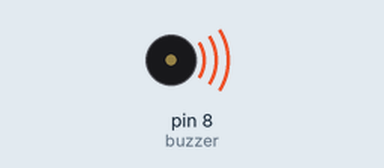
A sketch run on a simulated Arduino Uno, built with avr-gcc and run on an emulated ATmega328P. Shown: buzzer (waves = sounding).

Above: at 0.1 s.
At 6.2 s:
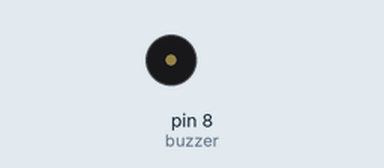
Timing chart, 0 to 7.7 s (numbered marks = the images above):
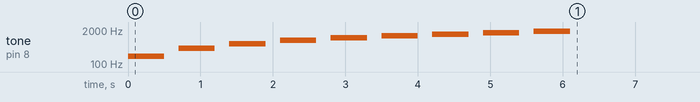

The sketch:

1BuzzerKy006.ino
```cpp
int buzzer = 8; // KY-006 signal pin

void setup() {
  // Play tones for digits 1 to 9
  for(int i=1; i<=9; i++) {
    int freq = 200 * i; // frequency increases with digit
    tone(buzzer, freq, 500); // play for 500 ms
    delay(700); // wait before next tone
  }
}

void loop() {
  // nothing here
}
```
